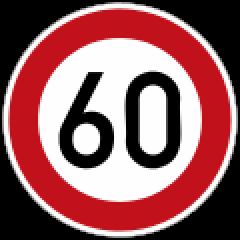
#> input picture Project/_images/1.png, 120 x 120 px (shown 2 times larger); its folder holds 4 pictures in this run
$ jupyter execute --allow-errors Traffic_Sign_Classifier.ipynb   (shell and % lines are left out)
#> lines starting #> are read from the running program, lines starting #| are printed output that depends on the picture
# Self-Driving Car Engineer Nanodegree

## Deep Learning

## Project: Build a Traffic Sign Recognition Classifier

In this notebook, a template is provided for you to implement your functionality in stages, which is required to successfully complete this project. If additional code is required that cannot be included in the notebook, be sure that the Python code is successfully imported and included in your submission if necessary.

> **Note**: Once you have completed all of the code implementations, you need to finalize your work by exporting the iPython Notebook as an HTML document. Before exporting the notebook to html, all of the code cells need to have been run so that reviewers can see the final implementation and output. You can then export the notebook by using the menu above and navigating to  \n",
    "**File -> Download as -> HTML (.html)**. Include the finished document along with this notebook as your submission.

In addition to implementing code, there is a writeup to complete. The writeup should be completed in a separate file, which can be either a markdown file or a pdf document. There is a [write up template](https://github.com/udacity/CarND-Traffic-Sign-Classifier-Project/blob/master/writeup_template.md) that can be used to guide the writing process. Completing the code template and writeup template will cover all of the [rubric points](https://review.udacity.com/#!/rubrics/481/view) for this project.

The [rubric](https://review.udacity.com/#!/rubrics/481/view) contains "Stand Out Suggestions" for enhancing the project beyond the minimum requirements. The stand out suggestions are optional. If you decide to pursue the "stand out suggestions", you can include the code in this Ipython notebook and also discuss the results in the writeup file.

>**Note:** Code and Markdown cells can be executed using the **Shift + Enter** keyboard shortcut. In addition, Markdown cells can be edited by typically double-clicking the cell to enter edit mode.

---
## Step 0: Load The Data

[cell 1]
# Load pickled data
import pickle
import cv2
import csv
import time
import glob
import pickle
import numpy as np
import matplotlib.pyplot as plt
from sklearn.utils import shuffle
import tensorflow as tf
from tensorflow.contrib.layers import flatten
# TODO: Fill this in based on where you saved the training and testing data

training_file = './train.p'
validation_file='./valid.p'
testing_file = './test.p'

#> (the rest of this cell did not finish here and is left out)

---

## Step 1: Dataset Summary & Exploration

The pickled data is a dictionary with 4 key/value pairs:

- `'features'` is a 4D array containing raw pixel data of the traffic sign images, (num examples, width, height, channels).
- `'labels'` is a 1D array containing the label/class id of the traffic sign. The file `signnames.csv` contains id -> name mappings for each id.
- `'sizes'` is a list containing tuples, (width, height) representing the original width and height the image.
- `'coords'` is a list containing tuples, (x1, y1, x2, y2) representing coordinates of a bounding box around the sign in the image. **THESE COORDINATES ASSUME THE ORIGINAL IMAGE. THE PICKLED DATA CONTAINS RESIZED VERSIONS (32 by 32) OF THESE IMAGES**

Complete the basic data summary below. Use python, numpy and/or pandas methods to calculate the data summary rather than hard coding the results. For example, the [pandas shape method](http://pandas.pydata.org/pandas-docs/stable/generated/pandas.DataFrame.shape.html) might be useful for calculating some of the summary results.

### Provide a Basic Summary of the Data Set Using Python, Numpy and/or Pandas

[cell 2]
### Replace each question mark with the appropriate value.
### Use python, pandas or numpy methods rather than hard coding the results

import numpy as np

# TODO: Number of training examples
#> (the rest of this cell did not finish here and is left out)

### Include an exploratory visualization of the dataset

Visualize the German Traffic Signs Dataset using the pickled file(s). This is open ended, suggestions include: plotting traffic sign images, plotting the count of each sign, etc.

The [Matplotlib](http://matplotlib.org/) [examples](http://matplotlib.org/examples/index.html) and [gallery](http://matplotlib.org/gallery.html) pages are a great resource for doing visualizations in Python.

**NOTE:** It's recommended you start with something simple first. If you wish to do more, come back to it after you've completed the rest of the sections.

[cell 3]
### Data exploration visualization code goes here.
### Feel free to use as many code cells as needed.
import matplotlib.pyplot as plt
# Visualizations will be shown in the notebook.


import tensorflow as tf
from tensorflow.contrib.layers import flatten
import cv2


num_of_samples=[]
plt.figure(figsize=(20, 24.5))
#> (the rest of this cell did not finish here and is left out)

----

## Step 2: Design and Test a Model Architecture

Design and implement a deep learning model that learns to recognize traffic signs. Train and test your model on the [German Traffic Sign Dataset](http://benchmark.ini.rub.de/?section=gtsrb&subsection=dataset).

The LeNet-5 implementation shown in the [classroom](https://classroom.udacity.com/nanodegrees/nd013/parts/fbf77062-5703-404e-b60c-95b78b2f3f9e/modules/6df7ae49-c61c-4bb2-a23e-6527e69209ec/lessons/601ae704-1035-4287-8b11-e2c2716217ad/concepts/d4aca031-508f-4e0b-b493-e7b706120f81) at the end of the CNN lesson is a solid starting point. You'll have to change the number of classes and possibly the preprocessing, but aside from that it's plug and play!

With the LeNet-5 solution from the lecture, you should expect a validation set accuracy of about 0.89. To meet specifications, the validation set accuracy will need to be at least 0.93. It is possible to get an even higher accuracy, but 0.93 is the minimum for a successful project submission.

There are various aspects to consider when thinking about this problem:

- Neural network architecture (is the network over or underfitting?)
- Play around preprocessing techniques (normalization, rgb to grayscale, etc)
- Number of examples per label (some have more than others).
- Generate fake data.

Here is an example of a [published baseline model on this problem](http://yann.lecun.com/exdb/publis/pdf/sermanet-ijcnn-11.pdf). It's not required to be familiar with the approach used in the paper but, it's good practice to try to read papers like these.

### Pre-process the Data Set (normalization, grayscale, etc.)

Use the code cell (or multiple code cells, if necessary) to implement the first step of your project.

[cell 4]
### Preprocess the data here. Preprocessing steps could include normalization, converting to grayscale, etc.
### Feel free to use as many code cells as needed.

#Data splitting
np.random.seed(seed=123) #Set seed for reproducability

#Size of the train subset

size_train = 0.8 #80% of the given dataset
#> (the rest of this cell did not finish here and is left out)

[cell 5]
#Functions for image operations

# [27 lines left out: functions show3img, equalize_Histogram, scale_img, not called in this run]

def crop_image(img, mar=0):
    c_x,c_y, sh = int(img.shape[0]/2), int(img.shape[1]/2), int(img_size/2-mar)
    return img[(c_x-sh):(c_x+sh),(c_y-sh):(c_y+sh)]

# [5 lines left out: function rotate_img, not called in this run]

def sharpen_img(img):
    gb = cv2.GaussianBlur(img, (5,5), 20.0)
    return cv2.addWeighted(img, 2, gb, -1, 0)
#Compute linear image transformation ing*s+m
def lin_img(img,s=1.0,m=0.0):
    img2=cv2.multiply(img, np.array([s]))
    return cv2.add(img2, np.array([m]))

#Change image contrast; s>1 - increase
def contr_img(img, s=1.0):
    m=127.0*(1.0-s)
    return lin_img(img, s, m)

def transform_img(img):
    img2=sharpen_img(img)
    img2=crop_image(img2,3)
    img2=contr_img(img2, 1.5)
    return equalize_Histogram(img2)

# [5 lines left out: function augment_img, not called in this run]

#> (the rest of this cell did not finish here and is left out)

[cell 6]
X_train_aug = []
y_train_aug = []
X_val_prep = []

def create_data(n=10):
#> called with n = 10
    for i in range(n_train_sub):
        img=X_train_sub[i]
        X_train_aug.append(transform_img(img))
        y_train_aug.append(y_train_sub[i])
        #Generate n new images out of each input image
        for j in range(n):
            X_train_aug.append(augment_img(img))
            y_train_aug.append(y_train_sub[i])
    for i in range(n_val):
        img=X_val[i]
        X_val_prep.append(transform_img(img))
    print("Total number of images in the augmented dataset = ", len(X_train_aug))

#> (the rest of this cell did not finish here and is left out)

### Model Architecture

[cell 7]
### Define your architecture here.
### Feel free to use as many code cells as needed.

mu = 0.0
sigma = 0.1
base_rate = 0.0005 #Base learning rate
dropout = 0.5 #dropout rate
rate = base_rate

# [11 lines left out: functions conv_layer, conv_relu_layer, not called in this run]

def maxpool_layer(x, filter_w):
    return tf.nn.max_pool(x,ksize=[1,filter_w,filter_w,1], strides=[1,1,1,1],padding='SAME')

def maxpool_stride_layer(x, filter_w, s):
    return tf.nn.max_pool(x,ksize=[1,filter_w,filter_w,1], strides=[1,s,s,1],padding='VALID')

# [5 lines left out: function fc_layer, not called in this run]

#number of outputs on the first and the second inception modules
d_1 = 64
d_2 = 128
d_1x1 = 32

# [27 lines left out: functions module_inception, Ayan_Net, not called in this run]

### Train, Validate and Test the Model

A validation set can be used to assess how well the model is performing. A low accuracy on the training and validation
sets imply underfitting. A high accuracy on the training set but low accuracy on the validation set implies overfitting.

[cell 8]
### Train your model here.
### Calculate and report the accuracy on the training and validation set.
### Once a final model architecture is selected,
### the accuracy on the test set should be calculated and reported as well.
### Feel free to use as many code cells as needed.

EPOCHS = 15
BATCH_SIZE = 128
#> (the rest of this cell did not finish here and is left out)

#> (a cell that did not finish here is left out)

[cell 10]
import time
import csv
start_time = time.time()
#> (the rest of this cell did not finish here and is left out)

#> (a cell that did not finish here is left out)

#> (a cell that did not finish here is left out)

[cell 13]
#Prepare testing dataset
X_test_prep=[]
#> (the rest of this cell did not finish here and is left out)

---

## Step 3: Test a Model on New Images

To give yourself more insight into how your model is working, download at least five pictures of German traffic signs from the web and use your model to predict the traffic sign type.

You may find `signnames.csv` useful as it contains mappings from the class id (integer) to the actual sign name.

### Load and Output the Images

[cell 14]
### Load the images and plot them here.
### Feel free to use as many code cells as needed.

### Load the images and plot them here.
### Feel free to use as many code cells as needed.

#Import traffic signs class names

[cell 15]
import glob
import PIL
from PIL import Image

test_img_paths = [img_path for img_path in glob.glob("./_images/*")]
test_img=np.uint8(np.zeros((10,32,32,3)))

for i, imp in enumerate(test_img_paths):
    img=cv2.imread(imp, cv2.IMREAD_COLOR)
#> img is the input picture: shape (120, 120, 3); mean B, G, R 96.6, 93.5, 147.8
    resized = cv2.resize(img, (32, 32))
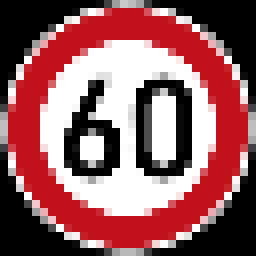
#> resized: shape (32, 32, 3) (shown 8 times larger); mean B, G, R 96.9, 93.8, 147.7
    b,g,r = cv2.split(resized)
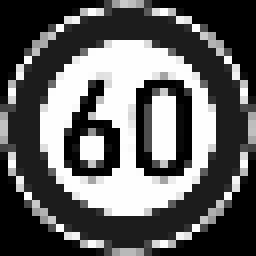
#> b: shape (32, 32) (shown 8 times larger); min 0, max 254, mean 96.9
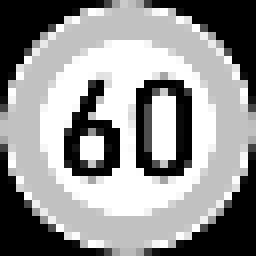
#> r: shape (32, 32) (shown 8 times larger); min 0, max 255, mean 147.7
    resized = cv2.merge([r,g,b])
    test_img[i] = resized
#> pass 2 of the loop `for i, imp in enumerate(test_img_paths):`:
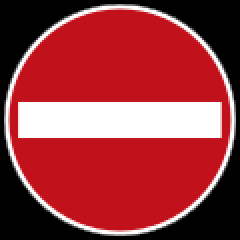
#> input picture Project/_images/10.png, 120 x 120 px (shown 2 times larger)
#> img is the input picture: shape (120, 120, 3); mean B, G, R 62.5, 57, 152.1
#> `b,g,r = cv2.split(resized)`:
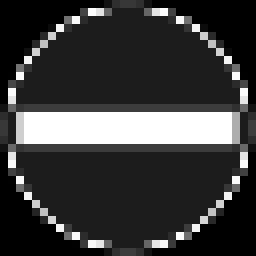
#> b: shape (32, 32) (shown 8 times larger); min 0, max 255, mean 58.4
#> `b,g,r = cv2.split(resized)`:
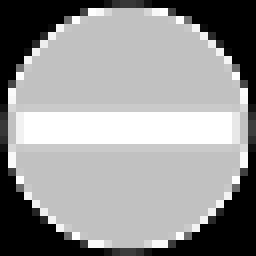
#> r: shape (32, 32) (shown 8 times larger); min 0, max 255, mean 150.3
#> pass 3 of the loop `for i, imp in enumerate(test_img_paths):`:
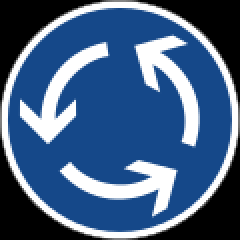
#> input picture Project/_images/2.png, 120 x 120 px (shown 2 times larger)
#> img is the input picture: shape (120, 120, 3); mean B, G, R 132.2, 96.1, 67.8
#> `b,g,r = cv2.split(resized)`:
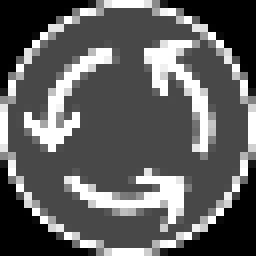
#> g: shape (32, 32) (shown 8 times larger); min 0, max 255, mean 95.5
#> `b,g,r = cv2.split(resized)`:
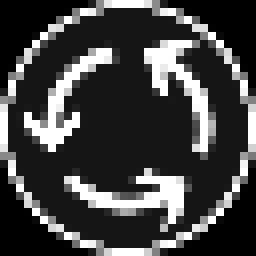
#> r: shape (32, 32) (shown 8 times larger); min 0, max 255, mean 66.8
#> the loop made 4 passes; the first 3 are shown

#Visualize new raw images
plt.figure(figsize=(12, 8))
for i in range(10):
    plt.subplot(3, 4, i+1)
    plt.imshow(test_img[i])
    plt.title(i)
    plt.axis('off')
plt.show()
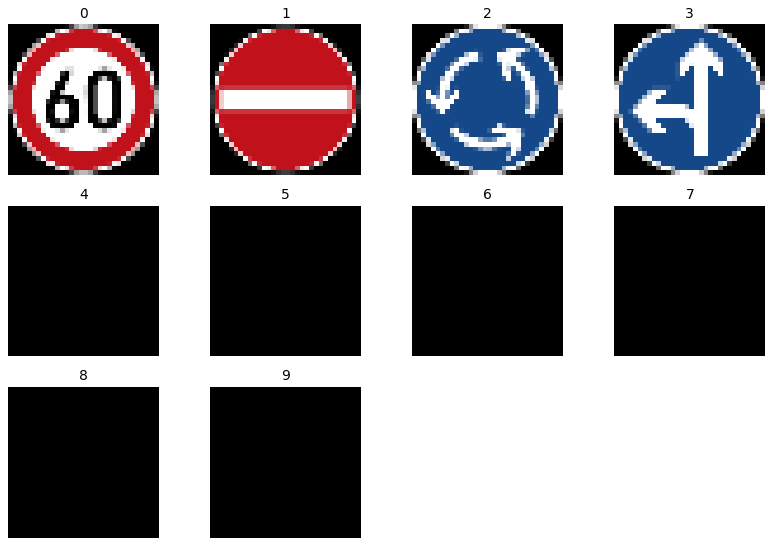
#> figure drawn by matplotlib, 10 panels
